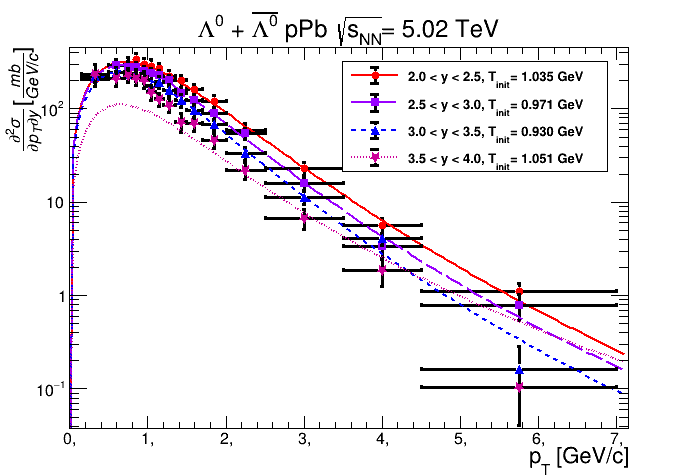

Write the Python code that produced this figure.
import sys, time
from ROOT import TMinuit
import numpy as np
import ROOT
import matplotlib.pyplot as plt
import ctypes


DATA = 'pPbL2.txt'
#DATA = 'ppK1.txt'


Xleft, DeltaXtime2, Y1, DeltaY1, Y2, DeltaY2, Y3, DeltaY3, Y4, DeltaY4 = np.loadtxt(DATA, unpack=True)
#Xleft0, DeltaXtime20, Y10, DeltaY10, Y20, DeltaY20, Y30, DeltaY30, Y40, DeltaY40 = np.loadtxt(DATA, unpack=True)
XleftReper, DeltaXtime2Reper, Y1Reper, DeltaY1Reper, Y2Reper, DeltaY2Reper, Y3Reper, DeltaY3Reper, Y4Reper, DeltaY4Reper = np.loadtxt(DATA, unpack=True)


y1 = np.array(Y1)
ey1 = np.array(DeltaY1)

y2 = np.array(Y2)
ey2 = np.array(DeltaY2)

y3 = np.array(Y3)
ey3 = np.array(DeltaY3)

y4 = np.array(Y4)
ey4 = np.array(DeltaY4)


x = Xleft + DeltaXtime2/2
ex = DeltaXtime2/2
#print(x, '\n', ex, '\n',  y1)
x.sort()
#print('\n',x, '\n', ex, '\n',  y1)

XleftReper = Xleft + DeltaXtime2/2
DeltaXtime2Reper = DeltaXtime2/2

#print('\n',XleftReper, '\n', DeltaXtime2Reper)


i = 0
while i <= len(x)-1:
	j = 0
	while j <= len(x)-1:
		if x[i] == XleftReper[j]:
			ex[i] = DeltaXtime2Reper[j]
			
			y1[i] = Y1Reper[j]
			ey1[i] =  DeltaY1Reper[j]
			
			y2[i] = Y2Reper[j]
			ey2[i] =  DeltaY2Reper[j]
			
			y3[i] = Y3Reper[j]
			ey3[i] =  DeltaY3Reper[j]
			
			y4[i] = Y4Reper[j]
			ey4[i] =  DeltaY4Reper[j]
			
			j = j + 1
		else:
			j = j + 1
	i = i + 1
#print('\n',x, '\n', ex, '\n',  y1,'\n',  y2,'\n',  y3,'\n',  y4)

nChan = len(x)
mk = 1.11568 #GeV L, Lbar
nPar = 3
nCHAN = 150
length = 7.5

'''
#Tsallis distr
'''

def Tsallis(pT, par):
	Area, Temper, Q = par[0], par[1], par[2]
	return Area*pT*pow( (1 - (1-Q)*((mk**2 + pT**2)**(0.5) - mk)/Temper) , (1/(1-Q)) )

#------------------------------------------------------------------------------------------------------1

def FCNchi1(npar, gin, f, par, iflag):
	global valFCN1
	yTheor = np.array([Tsallis(i, par) for i in x]) 
	indPos = y1 > 0
	arrayFCN = (  (y1[indPos] - yTheor[indPos])/ey1[indPos] )**2
	valFCN1 = np.sum(arrayFCN)
	f.value = valFCN1

'''
#MIUNIT
'''
minuit1 = ROOT.TMinuit(5)
minuit1.SetPrintLevel(1)
minuit1.SetFCN(FCNchi1)
errordef = 1.

# Chi square start parameters

minuit1.DefineParameter(0, 'Area', 500, 1e-1, 0., 0.)
minuit1.DefineParameter(1, 'Temper', 0.21, 1e-4, 0., 0.)
minuit1.DefineParameter(2, 'Q', 1.14, 1e-3, 0., 0.)

ierflg = ctypes.c_int(0)
minuit1.mncomd("SET ERR " + str(1), ierflg)
minuit1.mncomd("SET STR 1", ierflg)
minuit1.mncomd("MIGRAD 100000 1e-8", ierflg)

NDF1 = nChan - minuit1.GetNumFreePars()
print("\nChi/NDF = ", valFCN1, '/', NDF1)

valPar1 = ctypes.c_double(0)
errPar1 = ctypes.c_double(0)
	 
parFit1 = np.zeros(5)
parErr1 = np.zeros(5)
	
for i in range(nPar):
	minuit1.GetParameter(i, valPar1, errPar1)
	parFit1[i] = valPar1.value
	parErr1[i] = errPar1.value

X1 = np.linspace(0, length, nCHAN)
dx1 = X1[1] - X1[0]
DeltaX1 = [dx1]*len(X1)
Y_1 = np.array([Tsallis(i, parFit1) for i in X1])
Ynew1 = np.array([Tsallis(i, parFit1)*i**2 for i in X1])

print('\n \n \n \n')

#------------------------------------------------------------------------------------------------------2


def FCNchi2(npar, gin, f, par, iflag):
	global valFCN2
	yTheor = np.array([Tsallis(i, par) for i in x]) 
	indPos = y2 > 0
	arrayFCN = (  (y2[indPos] - yTheor[indPos])/ey2[indPos] )**2
	valFCN2 = np.sum(arrayFCN)
	f.value = valFCN2

'''
#MIUNIT
'''
minuit2 = ROOT.TMinuit(5)
minuit2.SetPrintLevel(1)
minuit2.SetFCN(FCNchi2)
errordef = 1.

# Chi square start parameters

minuit2.DefineParameter(0, 'Area', 500, 1e-1, 0., 0.)
minuit2.DefineParameter(1, 'Temper', 0.2, 1e-4, 0., 0.)
minuit2.DefineParameter(2, 'Q', 1.14, 1e-3, 0., 0.)

ierflg = ctypes.c_int(0)
minuit2.mncomd("SET ERR " + str(1), ierflg)
minuit2.mncomd("SET STR 1", ierflg)
minuit2.mncomd("MIGRAD 100000 1e-8", ierflg)

NDF2 = nChan - minuit2.GetNumFreePars()
print("\nChi/NDF = ", valFCN2, '/', NDF2)

valPar2 = ctypes.c_double(0)
errPar2 = ctypes.c_double(0)
	 
parFit2 = np.zeros(5)
parErr2 = np.zeros(5)
	
for i in range(nPar):
	minuit2.GetParameter(i, valPar2, errPar2)
	parFit2[i] = valPar2.value
	parErr2[i] = errPar2.value

X2 = np.linspace(0, length, nCHAN)
dx2 = X2[1] - X2[0]
DeltaX2 = [dx2]*len(X2)
Y_2 = np.array([Tsallis(i, parFit2) for i in X2])
Ynew2 = np.array([Tsallis(i, parFit2)*i**2 for i in X2])

print('\n \n \n \n')
#------------------------------------------------------------------------------------------------------3

def FCNchi3(npar, gin, f, par, iflag):
	global valFCN3
	yTheor = np.array([Tsallis(i, par) for i in x]) 
	indPos = y3 > 0
	arrayFCN = (  (y3[indPos] - yTheor[indPos])/ey3[indPos] )**2
	valFCN3 = np.sum(arrayFCN)
	f.value = valFCN3

'''
#MIUNIT
'''
minuit3 = ROOT.TMinuit(5)
minuit3.SetPrintLevel(1)
minuit3.SetFCN(FCNchi3)
errordef = 1.

# Chi square start parameters

minuit3.DefineParameter(0, 'Area', 500, 1e-1, 0., 0.)
minuit3.DefineParameter(1, 'Temper', 0.2, 1e-4, 0., 0.)
minuit3.DefineParameter(2, 'Q', 1.13, 1e-3, 0., 0.)

ierflg = ctypes.c_int(0)
minuit3.mncomd("SET ERR " + str(1), ierflg)
minuit3.mncomd("SET STR 1", ierflg)
minuit3.mncomd("MIGRAD 100000 1e-8", ierflg)

NDF3 = nChan - minuit3.GetNumFreePars()
print("\nChi/NDF = ", valFCN3, '/', NDF3)

valPar3 = ctypes.c_double(0)
errPar3 = ctypes.c_double(0)
	 
parFit3 = np.zeros(5)
parErr3 = np.zeros(5)
	
for i in range(nPar):
	minuit3.GetParameter(i, valPar3, errPar3)
	parFit3[i] = valPar3.value
	parErr3[i] = errPar3.value

X3 = np.linspace(0, length, nCHAN)
dx3 = X3[1] - X3[0]
DeltaX3 = [dx3]*len(X3)
Y_3 = np.array([Tsallis(i, parFit3) for i in X3])
Ynew3 = np.array([Tsallis(i, parFit3)*i**2 for i in X3])

print('\n \n \n \n')
#------------------------------------------------------------------------------------------------------4

def FCNchi4(npar, gin, f, par, iflag):
	global valFCN4
	yTheor = np.array([Tsallis(i, par) for i in x]) 
	indPos = y4 > 0
	arrayFCN = (  (y4[indPos] - yTheor[indPos])/ey4[indPos] )**2
	valFCN4 = np.sum(arrayFCN)
	f.value = valFCN4

'''
#MIUNIT
'''
minuit4 = ROOT.TMinuit(5)
minuit4.SetPrintLevel(1)
minuit4.SetFCN(FCNchi4)
errordef = 1.

# Chi square start parameters

minuit4.DefineParameter(0, 'Area', 300, 1e-1, 0., 0.)
minuit4.DefineParameter(1, 'Temper', 0.3, 1e-4, 0., 0.)
minuit4.DefineParameter(2, 'Q', 1.15, 1e-3, 0., 0.)

ierflg = ctypes.c_int(0)
minuit4.mncomd("SET ERR " + str(1), ierflg)
minuit4.mncomd("SET STR 1", ierflg)
minuit4.mncomd("MIGRAD 100000 1e-8", ierflg)

NDF4 = nChan - minuit4.GetNumFreePars()
print("\nChi/NDF = ", valFCN4, '/', NDF4)

valPar4 = ctypes.c_double(0)
errPar4 = ctypes.c_double(0)
	 
parFit4 = np.zeros(5)
parErr4 = np.zeros(5)
	
for i in range(nPar):
	minuit4.GetParameter(i, valPar4, errPar4)
	parFit4[i] = valPar4.value
	parErr4[i] = errPar4.value

X4 = np.linspace(0, length, nCHAN)
dx4 = X4[1] - X4[0]
DeltaX4 = [dx4]*len(X4)
Y_4 = np.array([Tsallis(i, parFit4) for i in X4])
Ynew4 = np.array([Tsallis(i, parFit4)*i**2 for i in X4])

print('\n \n \n \n')
#-------------------------------------------------------------------------------------------------------













'''
#AREAS
'''
def findArea(x, xerr, y): # find an area under histogram
	Area = 0 
	for i in range(len(x)):
		Area = Area + 2*xerr[i]*y[i]
	return Area


#normal areas
A1 = findArea(x, ex, y1)
print('\nnormal areas 1\n',A1)

#normal areas with X
A_1 = findArea(X1, DeltaX1, Y_1)
print('normal areas with X 1\n',A_1)

# pT**2 * f(pT) areas
Anew1 = findArea(X1, DeltaX1, Ynew1)
print('pT**2 * f(pT) areas 1\n',Anew1)

'''
#T init
'''
Tinit1 = np.sqrt( (Anew1/A_1)/2 )
print('<pT**2> 1\n',Anew1/A_1)
print('T init 1\n',Tinit1)
#print('\n DATA \n',DATA, '\n \n')



#normal areas
A2 = findArea(x, ex, y2)
print('\n\nnormal areas 2\n',A2)

#normal areas with X
A_2 = findArea(X2, DeltaX2, Y_2)
print('normal areas with X 2\n',A_2)

# pT**2 * f(pT) areas
Anew2 = findArea(X2, DeltaX2, Ynew2)
print('pT**2 * f(pT) areas 2\n',Anew2)

'''
#T init
'''
Tinit2 = np.sqrt( (Anew2/A_2)/2 )
print('<pT**2> 2\n',Anew2/A_2)
print('T init 2\n',Tinit2)
#print('\n DATA \n',DATA, '\n \n')



#normal areas
A3 = findArea(x, ex, y3)
print('\n \nnormal areas 3\n',A3)

#normal areas with X
A_3 = findArea(X3, DeltaX3, Y_3)
print('normal areas with X 3\n',A_3)

# pT**2 * f(pT) areas
Anew3 = findArea(X3, DeltaX3, Ynew3)
print('pT**2 * f(pT) areas 3\n',Anew3)

'''
#T init
'''
Tinit3 = np.sqrt( (Anew3/A_3)/2 )
print('<pT**2> 3\n',Anew3/A_3)
print('T init 3\n',Tinit3)
#print('\n DATA \n',DATA, '\n \n')



#normal areas
A4 = findArea(x, ex, y4)
print('\n \nnormal areas 4\n',A4)

#normal areas with X
A_4 = findArea(X4, DeltaX4, Y_4)
print('normal areas with X 4\n',A_4)

# pT**2 * f(pT) areas
Anew4 = findArea(X4, DeltaX4, Ynew4)
print('pT**2 * f(pT) areas 4\n',Anew4)

'''
#T init
'''
Tinit4 = np.sqrt( (Anew4/A_4)/2 )
print('<pT**2> 4\n',Anew4/A_4)
print('T init 4\n',Tinit4)
#print('\n DATA \n',DATA, '\n \n')








print('\n \n \n', y4)

'''
#PLOT
'''
ROOT.gStyle.SetOptStat(0)
#ROOT.gPad.SetLogy(1)
Plot1 = ROOT.TGraphErrors(nChan, x, y1, ex, ey1)
Plot1.SetMarkerStyle(20)
Plot1.SetMarkerColor(ROOT.kRed)
Plot1.SetMarkerSize(1.1)
Plot1.SetLineWidth(3)
Plot1.GetXaxis().SetTitle('p_{T} [GeV/c]')
Plot1.GetXaxis().SetTitleSize(0.05)
Plot1.GetXaxis().SetTitleOffset(0.85)
#Plot1.GetYaxis().SetTitle(' \\frac{\partial \sigma}{ \partial p_{T}} [\\frac{mb}{GeV/c}]')
Plot1.GetYaxis().SetTitle(' \\frac{\partial^{2} \sigma}{ \partial p_{T} \partial y} [\\frac{mb}{GeV/c}]')
Plot1.GetYaxis().SetTitleSize(0.05)
Plot1.GetYaxis().SetTitleOffset(0.85)

#Plot1.SetTitle("K_{s}^{0}, LHCb p-p #sqrt{s_{NN}}= 5.02 TeV")
#Plot1.SetTitle("K_{s}^{0} pPb #sqrt{s_{NN}}= 5.02 TeV")

#Plot1.SetTitle("#Lambda, LHCb p-p #sqrt{s_{NN}}= 5.02 TeV")
Plot1.SetTitle("#Lambda^{0} + #bar{#Lambda^{0}} pPb #sqrt{s_{NN}}= 5.02 TeV")

#Plot1.SetTitle("#bar{#Lambda}, LHCb p-p #sqrt{s_{NN}}= 5.02 TeV")
#Plot1.SetTitle("#bar{#Lambda}, LHCb p-Pb #sqrt{s_{NN}}= 5.02 TeV")

fFit1 = ROOT.TH1F('tsallis1','Data VS Tsallis', nCHAN - 1, X1 - dx1/2.)
fFit1.SetLineColor(ROOT.kRed)
fFit1.SetLineWidth(2)
fFit1.SetLineStyle(1)

for chan in range(nCHAN):
    fFit1.SetBinContent(chan + 1 ,Y_1[chan])
    





Plot2 = ROOT.TGraphErrors(nChan, x, y2, ex, ey2)
Plot2.SetMarkerStyle(21)
Plot2.SetMarkerColor(ROOT.kViolet-3)
Plot2.SetMarkerSize(1.1)
Plot2.SetLineWidth(3)

fFit2 = ROOT.TH1F('tsallis2','Data VS Tsallis', nCHAN - 1, X2 - dx2/2.)
fFit2.SetLineColor(ROOT.kViolet-3)
fFit2.SetLineWidth(2)
fFit2.SetLineStyle(9)

for chan in range(nCHAN):
    fFit2.SetBinContent(chan + 1 ,Y_2[chan])


Plot3 = ROOT.TGraphErrors(nChan, x, y3, ex, ey3)
Plot3.SetMarkerStyle(22)
Plot3.SetMarkerColor(ROOT.kBlue)
Plot3.SetMarkerSize(1.3)
Plot3.SetLineWidth(3)

fFit3 = ROOT.TH1F('tsallis3','Data VS Tsallis', nCHAN - 1, X3 - dx3/2.)
fFit3.SetLineColor(ROOT.kBlue)
fFit3.SetLineWidth(2)
fFit3.SetLineStyle(7)

for chan in range(nCHAN):
    fFit3.SetBinContent(chan + 1 ,Y_3[chan])



Plot4 = ROOT.TGraphErrors(nChan, x, y4, ex, ey4)
Plot4.SetMarkerStyle(29)
Plot4.SetMarkerColor(ROOT.kPink+8)
Plot4.SetMarkerSize(1.6)
Plot4.SetLineWidth(3)

fFit4 = ROOT.TH1F('tsallis4','Data VS Tsallis', nCHAN - 1, X4 - dx4/2.)
fFit4.SetLineColor(ROOT.kPink+8)
fFit4.SetLineWidth(2)
fFit4.SetLineStyle(3)



for chan in range(nCHAN):
    fFit4.SetBinContent(chan + 1 ,Y_4[chan])



Legend = ROOT.TLegend(0.49,0.64,0.87,0.87)
#text = '\chi^{2}/NDF = ' +str(valFCN1)+ '/' +str(NDF1)+ ',T_{init} = ' +str(Tinit1)+ ' GeV'

Legend.AddEntry(Plot1,'2.0 < y < 2.5, T_{init}= 1.035 GeV', 'ep')
Legend.AddEntry(Plot2,'2.5 < y < 3.0, T_{init}= 0.971 GeV', 'ep')
Legend.AddEntry(Plot3,'3.0 < y < 3.5, T_{init}= 0.930 GeV', 'ep')
Legend.AddEntry(Plot4,'3.5 < y < 4.0, T_{init}= 1.051 GeV', 'ep')

#Legend.SetFillColor(kWhite)
Legend.SetTextAlign(12)
Legend.SetTextSize(0.03)
Legend.SetTextFont(2)
Legend.SetFillStyle(0)

Legend1 = ROOT.TLegend(0.49,0.64,0.87,0.87)
Legend1.AddEntry(fFit1,' ', 'l')
Legend1.AddEntry(fFit2,' ', 'l')
Legend1.AddEntry(fFit3,' ', 'l')
Legend1.AddEntry(fFit4,' ', 'l')


Plot1.Draw("AP")
fFit1.Draw("SAME&l")

Plot2.Draw("SAME&P")
fFit2.Draw("SAME&l")

Plot3.Draw("SAME&P")
fFit3.Draw("SAME&l")

Plot4.Draw("SAME&P")
fFit4.Draw("SAME&l")
Legend1.Draw("SAME")
Legend.Draw("SAME")


ROOT.gPad.SetLogy(1)
ROOT.gPad.SetTicks(1,1)
ROOT.gPad.RedrawAxis()
time.sleep(130)
ROOT.gPad.Update()
